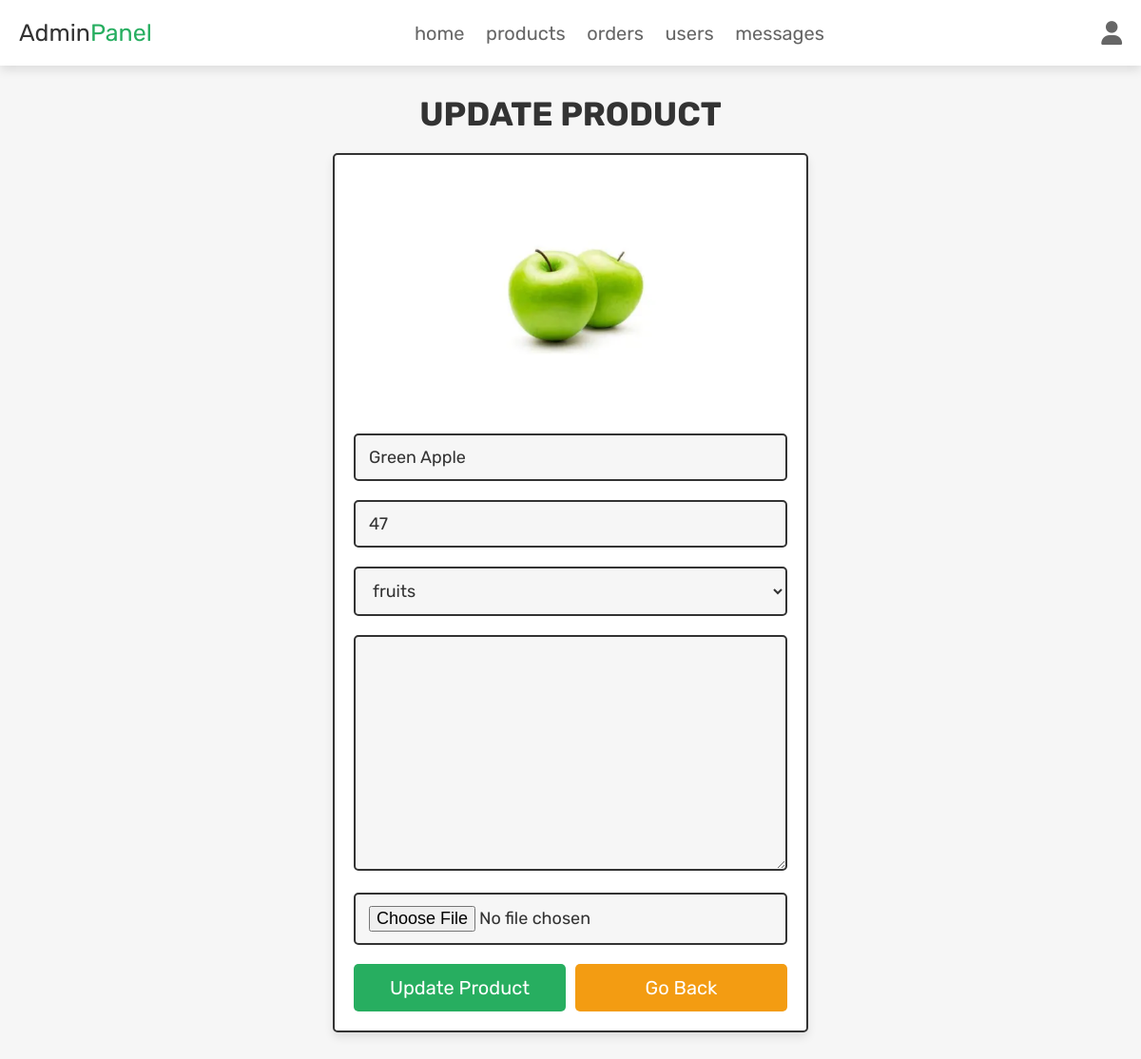
/admin_update_product.php?update=29 (signed in), run on the app's committed database.
### tables this page shows
CREATE TABLE `products` (
  `id` int(100) NOT NULL,
  `name` varchar(100) NOT NULL,
  `category` varchar(20) NOT NULL,
  `details` varchar(500) NOT NULL,
  `price` double(10,0) NOT NULL,
  `image` varchar(100) NOT NULL
);

### admin_update_product.php (the view, shortened to what this page needs)
<?php
@include 'config.php';
?>
<!DOCTYPE html>
<html lang="en">
<head>
   <link rel="stylesheet" href="https://cdnjs.cloudflare.com/ajax/libs/font-awesome/6.1.1/css/all.min.css">
   <link rel="stylesheet" href="css/admin_style.css">
</head>
<body>
<?php include 'admin_header.php'; ?>
<section class="update-product">
   <h1 class="title">update product</h1>
   <?php
      $update_id = $_GET['update'];
      $select_products = $conn->prepare("SELECT * FROM `products` WHERE id = ?");
      $select_products->execute([$update_id]);
      if($select_products->rowCount() > 0){
         while($fetch_products = $select_products->fetch(PDO::FETCH_ASSOC)){
   ?>
   <form action="" method="post" enctype="multipart/form-data">
      <img src="uploaded_img/<?= $fetch_products['image']; ?>" alt="">
      <input type="text" name="name" placeholder="enter product name" required class="box" value="<?= $fetch_products['name']; ?>">
      <input type="meters" step="0.01" name="price" min="0" placeholder="enter product price" required class="box" value="<?= $fetch_products['price']; ?>">
      <select name="category" class="box" required>
         <option selected><?= $fetch_products['category']; ?></option>
      </select>
      <textarea name="details" required placeholder="enter product details" class="box" cols="30" rows="10"><?= $fetch_products['details']; ?></textarea>
      <input type="file" name="image" class="box" accept="image/jpg, image/jpeg, image/png">
      <div class="flex-btn">
         <input type="submit" class="btn" value="update product" name="update_product">
         <a href="admin_products.php" class="option-btn">go back</a>
      </div>
   </form>
   <?php
         }
      }else{
         echo '<p class="empty">no products found!</p>';
      }
   ?>
</section>
</body>
</html>

### css/admin_style.css (style rules this page uses)
.update-product form { max-width: 50rem; padding:2rem; margin:0 auto; text-align: center; border:var(--border); box-shadow: var(--box-shadow); background-color: var(--white); border-radius: .5rem; }
.update-product form img { height: 25rem; object-fit: cover; margin-bottom: 1rem; }
.update-product form .box { width: 100%; border:var(--border); background-color: var(--white); border-radius: .5rem; background-color: var(--light-bg); padding:1.2rem 1.4rem; font-size: 1.8rem; color:var(--black); margin:1rem 0; }

### css/components.css (style rules this page uses)
:root { --green:#27ae60; --orange:#f39c12; --red:#e74c3c; --black:#333; --light-color:#666; --white:#fff; --light-bg:#f6f6f6; --border:.2rem solid var(--black); --box-shadow:0 .5rem 1rem rgba(0,0,0,.1); }
* { font-family: 'Rubik', sans-serif; margin:0; padding:0; box-sizing: border-box; outline: none; border:none; text-decoration: none; color:var(--black); }
body { background-color: var(--light-bg); }
html { font-size: 62.5%; overflow-x: hidden; scroll-behavior: smooth; scroll-padding-top: 6.5rem; }
section { padding:3rem 2rem; max-width: 1200px; margin:0 auto; }
.btn, .delete-btn, .option-btn { display: block; width: 100%; margin-top: 1rem; border-radius: .5rem; color:var(--white); font-size: 2rem; padding:1.3rem 3rem; text-transform: capitalize; cursor: pointer; text-align: center; }
.btn { background-color: var(--green); }
.option-btn { background-color: var(--orange); }
.flex-btn { display: flex; flex-wrap: wrap; gap:1rem; }
.flex-btn > * { flex:1; }
.title { text-align: center; margin-bottom: 2rem; text-transform: uppercase; color:var(--black); font-size: 3.5rem; }

### data on the page
products: image (picture), name "Green Apple", price "47", category "fruits"
